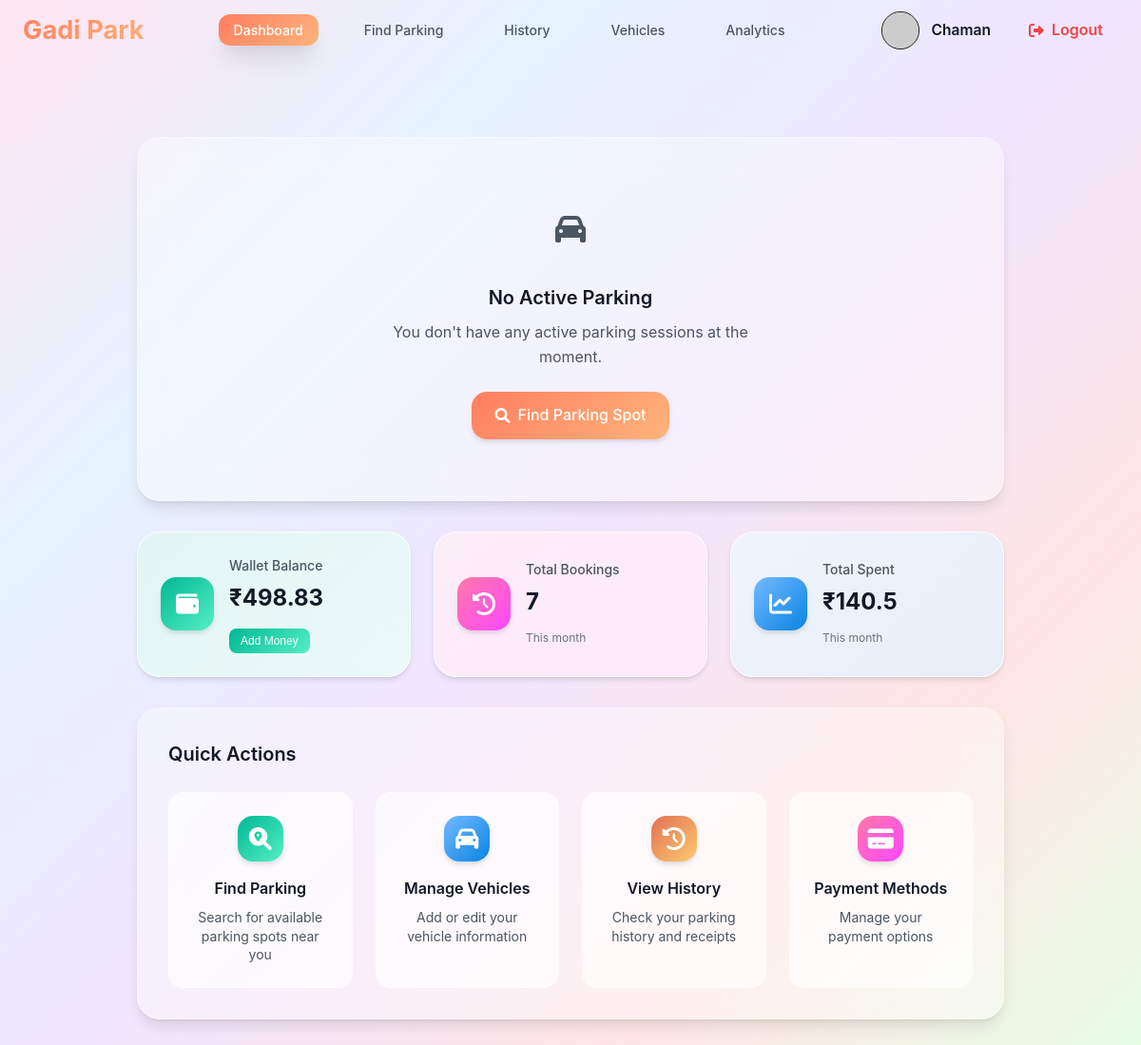
Page /user_dashboard (signed in) on the committed database.
### models/user.py (models this page shows, shortened)
class User(db.Model):
    __tablename__ = 'users'
    id=db.Column(db.Integer,primary_key=True)
    username=db.Column(db.String(80),unique=True,nullable=False)
    password_hash=db.Column(db.String(128),nullable=False)
    full_name=db.Column(db.String(80),nullable=True)
    is_admin=db.Column(db.Boolean,default=False)
    wallet_balance=db.Column(db.Float,default=0.00)
    total_parkings=db.Column(db.Integer,default=0)
    total_spendings=db.Column(db.Float,default=0)
    registration_date=db.Column(db.DateTime,default=db.func.current_timestamp())

### routes/user.py (the view)
@user_bp.route('/user_dashboard')
@login_required
@user_required
def user_dashboard():
    user=User.query.get(session.get('user_id'))
    booking=Booking.query.filter_by(user_id=user.id).first()
    user_history=History.query.filter_by(user_id=user.id).all()
    total_spending=0
    for i in user_history:
        total_spending+=i.total_amount_paid
    spot=None
    vehicle=None
    lot=None
    if booking:
        spot=ParkingSpot.query.get(booking.spot_id)
        vehicle=Vehicle.query.get(booking.vehicle_id)
        lot=ParkingLot.query.get(booking.lot_id)
    return render_template('user_dashboard.html',user=user,booking=booking,spot=spot,vehicle=vehicle,lot=lot,total_spending=total_spending)

### Templates/user_dashboard.html (shortened to what this page needs)
{% extends "base.html" %}
{% block style %}
<link rel="stylesheet" href="{{url_for('static',filename='css/user_dashboard.css')}}">
<link rel="stylesheet" href="https://cdnjs.cloudflare.com/ajax/libs/font-awesome/6.0.0/css/all.min.css">
{% endblock %}
{% block content %}
{% include "user_navbar.html" %}
<div class="dashboard-container">
    <div class="user-main-content">
        {% if booking %}
        <div class="active-parking-section">
            <div class="section-header">
                <h3>Currently Parked</h3>
                <div class="parking-timer">
                    <i class="fas fa-clock"></i>
                    <span id="timer">00:00:00</span>
                </div>
            </div>
            <div class="active-parking-card">
                <div class="parking-info">
                    <div class="location-details">
                        <h4>{{ lot.name  }}</h4>
                        <p><i class="fas fa-map-marker-alt"></i> {{ lot.address}}</p>
                        <p>PIN:{{lot.pincode}}</p>
                        <span class="entry-time">Started: {{ booking.start_time.strftime("%B %d, %I:%M %p")}}</span>
                    </div>
                    <div class="parking-details">
                        <div class="parking-detail-items">
                            <div class="detail-item">
                                <span>Spot :</span>
                                <span class="detail-value">{{ spot.spot_number }}</span>
                            </div>
                            <div class="detail-item">
                                <span>Vehicle :</span>
                                <span class="detail-value">{{ vehicle.registration_number }}</span>
                            </div>
                            <div class="detail-item">
                                <span>Model : </span>
                                <span class="detail-value">{{ vehicle.model }}</span>
                            </div>
                            <div class="detail-item">
                                <span>Spot Type : </span>
                                {%if spot.is_ev_spot %}
                                <span class="detail-value">EV</span>
                                {% else %}
                                <span class="detail-value">Regular</span>
                                {% endif %}
                            </div>
                            <div class="detail-item">
                                <span>Expected Duration : </span>
                                <span class="detail-value">{{ booking.duration }}</span>
                            </div>
                        </div>
                        <div class="cost-info">
                            <span class="current-cost">₹{{ booking.amount}}</span>
                            <span class="cost-label">Current Charges</span>
                        </div>
                    </div>
                </div>
                <div class="parking-actions">
                    <form id="release-form" action="{{ url_for('user_activity.release_spot') }}" method="POST">
                        <input type="hidden" name="booking_id" value="{{ booking.booking_id }}">
                        <input type="hidden" id="elapsed_minutes" name="elapsed_minutes" value="0">
                        <button type="submit" class="action-btn release-btn">
                            <i class="fas fa-sign-out-alt"></i>
                            Release Spot
                        </button>
                    </form>
                </div>
            </div>
        </div>
        {% else %}
        <div class="no-parking-section">
            <div class="no-parking-card">
                <div class="no-parking-icon ">
                    <i class="fas fa-car"></i>
                </div>
                <h3>No Active Parking</h3>
                <p>You don't have any active parking sessions at the moment.</p>
                <a href="{{ url_for('user.find_parking') }}" class="find-parking-btn">
                    <i class="fas fa-search"></i>
                    Find Parking Spot
                </a>
            </div>
        </div>
        {% endif %}
        <div class="grid-section">
            <div class="grid-card success">
                <div class="grid-icon success">
                    <i class="fas fa-wallet"></i>
                </div>
                <div class="stat-content">
                    <h4>Wallet Balance</h4>
                    <span class="stat-value">₹{{ user.wallet_balance}}</span>
                    <a href="/payment/wallet"><button class="add-money-btn">Add Money</button></a>
                </div>
            </div>
            <div class="grid-card electric">
                <div class="grid-icon electric">
                    <i class="fas fa-history"></i>
                </div>
                <div class="stat-content">
                    <h4>Total Bookings</h4>
                    <span class="stat-value">{{user.total_parkings}}</span>
                    <span class="stat-detail">This month</span>
                </div>
            </div>
            <div class="grid-card primary">
                <div class="grid-icon primary">
                    <i class="fas fa-chart-line"></i>
                </div>
                <div class="stat-content">
                    <h4>Total Spent</h4>
                    <span class="stat-value">₹{{user.total_spendings}}</span>
                    <span class="stat-detail">This month</span>
                </div>
            </div>
        </div>
        <div class="quick-actions-section">
            <div class="section-header">
                <h3>Quick Actions</h3>
            </div>
            <div class="actions-grid">
                <a href="{{ url_for('user.find_parking') }}" class="action-card">
                    <div class="action-icon find">
                        <i class="fas fa-search-location"></i>
                    </div>
                    <h4>Find Parking</h4>
                    <p>Search for available parking spots near you</p>
                </a>
                <a href="{{url_for('user.vehicle')}}" class="action-card">
                    <div class="action-icon vehicle">
                        <i class="fas fa-car"></i>
                    </div>
                    <h4>Manage Vehicles</h4>
                    <p>Add or edit your vehicle information</p>
                </a>
                <a href="{{url_for('user_activity.history')}}" class="action-card">
                    <div class="action-icon history">
                        <i class="fas fa-history"></i>
                    </div>
                    <h4>View History</h4>
                    <p>Check your parking history and receipts</p>
                </a>
                <a href="#" class="action-card">
                    <div class="action-icon payment">
                        <i class="fas fa-credit-card"></i>
                    </div>
                    <h4>Payment Methods</h4>
                    <p>Manage your payment options</p>
                </a>
            </div>
        </div>
    </div>
</div>
{% endblock %}

### Templates/user_navbar.html
{%extends "base.html" %}
{%block style%}
<link rel="stylesheet" href="{{url_for('static',filename='css/user_navbar.css')}}">
{%endblock%}
{%block content %}
{% set current_path = request.path %}
<nav class="top-navbar">
        <div class="nav-container">
            <div class="logo">
                <h2>Gadi Park</h2>
            </div>
            <ul class="nav-links">
                <li class="{% if current_path == url_for('user.user_dashboard')%}active{%endif%}"><a href="{{ url_for('user.user_dashboard') }}">Dashboard</a></li>
                <li class="{% if current_path == url_for('user.find_parking')%}active{%endif%}"><a href="{{ url_for('user.find_parking') }}">Find Parking</a></li>
                <li class="{% if current_path == url_for('user_activity.history')%}active{%endif%}"><a href="{{url_for('user_activity.history')}}">History</a></li>
                <li class="{% if current_path == url_for('user.vehicle')%}active{%endif%}"><a href="{{url_for('user.vehicle')}}">Vehicles</a></li>
                <li><a href="#">Analytics</a></li>
            </ul>
            <div class="user-actions">
                <a href="{{url_for('profile.profile')}}">
                    <div class="user-profile">
                        <div class="profile-avatar">
                            <img src="https://api.dicebear.com/9.x/open-peeps/svg?seed={{ username }}&backgroundColor=transparent&radius=50"alt="Profile Avatar"class="profile-avatar"/>
                        </div>
                        <span class="user-name">{{ user.full_name }}</span>
                    </div>
                </a>
                <a href="{{url_for('auth.logout')}}" class="logout-btn">
                    <i class="fas fa-sign-out-alt"></i>
                    <span>Logout</span>
                </a>
            </div>
        </div>
    </nav>
{%endblock%}

### Static/css/base.css (style rules this page uses)
:root { --main-gradient: linear-gradient(135deg, #ff7e5f 0%, #feb47b 100%); --gradient-blue: linear-gradient(135deg, #74b9ff 0%, #0984e3 100%); --gradient-purple: linear-gradient(135deg, #a29bfe 0%, #5044ad 100%); --gradient-pink: linear-gradient(135deg, #fd79a8 0%, #ff47fc 100%); --gradient-green: linear-gradient(135deg, #00b894 0%, #55efc4 100%); --gradient-orange: linear-gradient(135deg, #e17055 0%, #fdcb6e 100%); --gradient-red: linear-gradient(135deg, #e17055 0%, #ff1100 100%); --gradient-gray: linear-gradient(135deg, #dfe6e992 0%, #b2bec399 100%); --bg-gradient-main: linear-gradient(135deg, #FFE5F1 0%, #E5F3FF 25%, #F0E5FF 50%, #FFE5E5 75%, #E5FFE5 100%); --bg-gradient-soft: linear-gradient(135deg, #ffeaa7 0%, #fab1a0 100%); --bg-gradient-cool: linear-gradient(135deg, #a8edea 0%, #fed6e3 100%); --white: #ffffff; --gray-50: #f9fafb; --gray-100: #f3f4f6; --gray-200: #e5e7eb; --gray-300: #d1d5db; --gray-400: #9ca3af; --gray-500: #6b7280; --gray-600: #4b5563; --gray-700: #374151; --gray-800: #1f2937; --gray-900: #111827; --shadow-sm: 0 1px 2px 0 rgba(0, 0, 0, 0.05); --shadow: 0 1px 3px 0 rgba(0, 0, 0, 0.1), 0 1px 2px 0 rgba(0, 0, 0, 0.06); --shadow-md: 0 4px 6px -1px rgba(0, 0, 0, 0.1), 0 2px 4px -1px rgba(0, 0, 0, 0.06); --shadow-lg: 0 10px 15px -3px rgba(0, 0, 0, 0.1), 0 4px 6px -2px rgba(0, 0, 0, 0.05); --shadow-xl: 0 20px 25px -5px rgba(0, 0, 0, 0.1), 0 10px 10px -5px rgba(0, 0, 0, 0.04); --shadow-2xl: 0 20px 25px -5px rgba(0, 0, 0, 0.208), 0 10px 10px -5px rgba(0, 0, 0, 0.04); --radius-sm: 0.375rem; --radius: 0.5rem; --radius-md: 0.75rem; --radius-lg: 1rem; --radius-xl: 1.5rem; --radius-2xl: 2rem; --refresh-btn-color:rgb(171, 238, 255); --available-color: #10b924aa; --occupied-color: #ef4444; --ev-color: #8b5cf6; --regular-color:#ffc0cb; --border-color: #ffc0cb; --transition: all 0.3s cubic-bezier(0.4, 0, 0.2, 1); }
* { margin: 0; padding: 0; box-sizing: border-box; }
body { font-family: 'Inter', sans-serif; background: var(--bg-gradient-main); color: var(--gray-800); line-height: 1.6; height: 100%; }
.dashboard-container { height: 100%; width: 100%; }
.user-main-content { width: 80%; margin: 0 auto; padding: 80px 1.5rem 2rem; }
.grid-section { display: grid; grid-template-columns: 1fr 1fr 1fr; gap: 1.5rem; margin-bottom: 2rem; }
.grid-card { background: rgba(255, 255, 255, 0.8); backdrop-filter: blur(20px); border-radius: var(--radius-xl); padding: 1.5rem; display: flex; align-items: center; gap: 1rem; transition: var(--transition); border: 1px solid rgba(255, 255, 255, 0.3); box-shadow: var(--shadow-md); position: relative; overflow: hidden; }
.grid-card::before { content: ''; position: absolute; top: 0; left: 0; right: 0; bottom: 0; opacity: 0.1; z-index: -1; }
.grid-card.primary::before { background: var(--gradient-blue); }
.grid-card.success::before { background: var(--gradient-green); }
.grid-card.electric::before { background: var(--gradient-pink); }
.grid-icon { width: 3.5rem; height: 3.5rem; border-radius: var(--radius-lg); display: flex; align-items: center; justify-content: center; font-size: 1.5rem; color: white; box-shadow: var(--shadow-md); }
.grid-card.primary .grid-icon { background: var(--gradient-blue); }
.grid-card.success .grid-icon { background: var(--gradient-green); }
.grid-card.electric .grid-icon { background: var(--gradient-pink); }
.active { background: rgba(17, 255, 176, 0.1); color: #10b981; }

### rows in the picture
User: full_name "Chaman", wallet_balance "498.83", total_parkings "7", total_spendings "140.5"
